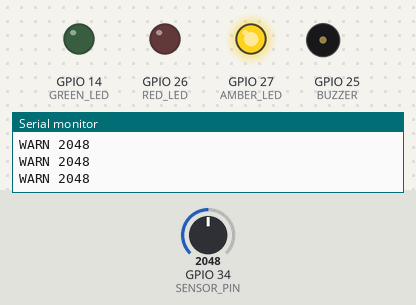
Bench run of a sketch on a simulated ESP32. Shown: output pins drawn as LEDs (lit = HIGH), buzzer (waves = sounding, pin HIGH), the last lines printed to the serial monitor. Inputs (shaded band) come from the test bench; at power-on: GPIO 34 (SENSOR_PIN) = 2048.

Above: at 1.3 s.
1.4 s: GPIO 34 (SENSOR_PIN) set to 1944
At 2.7 s:
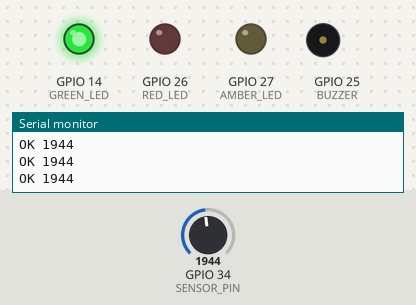
3.0 s: GPIO 34 (SENSOR_PIN) set to 3040
At 4.1 s:
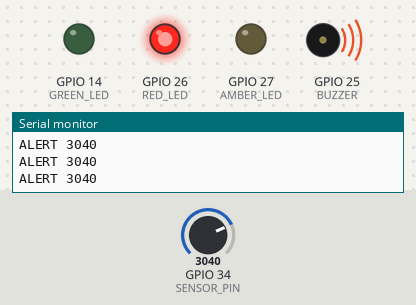
4.5 s: GPIO 34 (SENSOR_PIN) set to 2950
At 5.3 s:
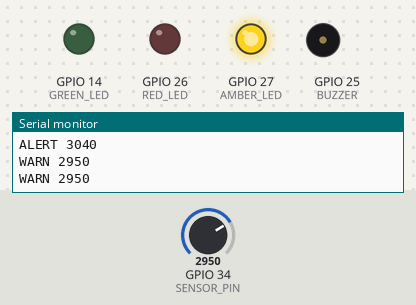
6.0 s: GPIO 34 (SENSOR_PIN) set to 3603
At 6.4 s:
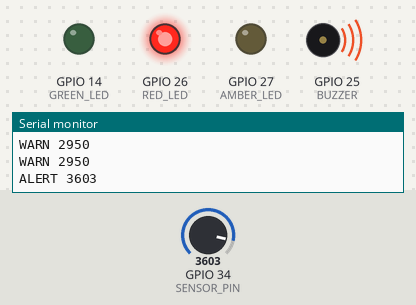
Timing chart, 0 to 8.5 s (numbered marks = the images above; inputs shaded):
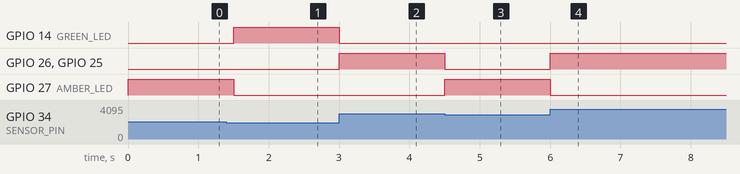

The sketch:

sketch.ino
```cpp
const int SENSOR_PIN = 34;   // potentiometer (stand-in for MQ-6)
const int BUZZER     = 25;
const int RED_LED    = 26;   // ALERT
const int AMBER_LED  = 27;   // WARN
const int GREEN_LED  = 14;   // OK

const int WARN_LEVEL   = 2000;  // placeholder threshold
const int ALERT_LEVEL  = 3000;  // placeholder threshold

void setup() {
  Serial.begin(115200);
  pinMode(BUZZER, OUTPUT);
  pinMode(RED_LED, OUTPUT);
  pinMode(AMBER_LED, OUTPUT);
  pinMode(GREEN_LED, OUTPUT);
}

void loop() {
  int reading = analogRead(SENSOR_PIN);

  digitalWrite(GREEN_LED, LOW);
  digitalWrite(AMBER_LED, LOW);
  digitalWrite(RED_LED, LOW);
  digitalWrite(BUZZER, LOW);

  if (reading >= ALERT_LEVEL) {
    digitalWrite(RED_LED, HIGH);
    digitalWrite(BUZZER, HIGH);
    Serial.println("ALERT " + String(reading));
  } else if (reading >= WARN_LEVEL) {
    digitalWrite(AMBER_LED, HIGH);
    Serial.println("WARN " + String(reading));
  } else {
    digitalWrite(GREEN_LED, HIGH);
    Serial.println("OK " + String(reading));
  }

  delay(500);
}
```

Measured:
- the behaviour switches between 2000 and 1999 on GPIO 34 (SENSOR_PIN) (found by bisection; images 0 and 1)
- the behaviour switches between 3000 and 2999 on GPIO 34 (SENSOR_PIN) (found by bisection; images 2 and 3)
- after the input at 1.4 s, GPIO 14 (GREEN_LED): LOW → HIGH after 0.10 s; GPIO 27 (AMBER_LED): HIGH → LOW after 0.10 s
- after the input at 3.0 s, GPIO 14 (GREEN_LED): HIGH → LOW at once; GPIO 26 (RED_LED), GPIO 25 (BUZZER): LOW → HIGH at once
- after the input at 4.5 s, GPIO 26 (RED_LED), GPIO 25 (BUZZER): HIGH → LOW at once; GPIO 27 (AMBER_LED): LOW → HIGH at once
- after the input at 6.0 s, GPIO 26 (RED_LED), GPIO 25 (BUZZER): LOW → HIGH at once; GPIO 27 (AMBER_LED): HIGH → LOW at once
